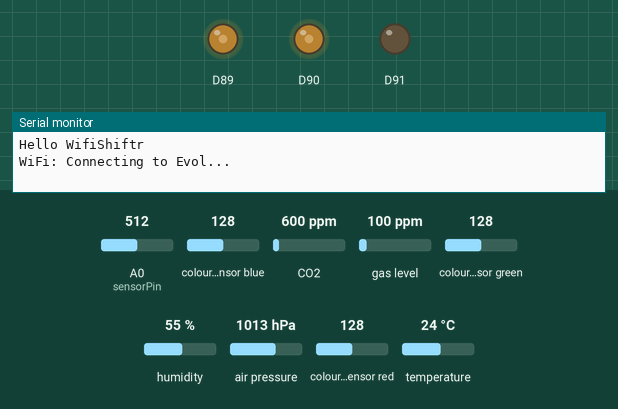
Recording of a sketch running on a simulated Arduino MKR. On the bench: output pins drawn as LEDs (lit = HIGH), the last lines printed to the serial monitor. The inputs (shaded band) are chosen by the test bench; at power-on: A0 (sensorPin) = 512, colour sensor blue 128, CO2 600 ppm, gas level 100 ppm, colour sensor green 128, humidity 55 %, air pressure 1013 hPa, colour sensor red 128, temperature 24 °C. WiFi joins after 1.5 s; servers stay silent unless stated; no MQTT or app messages arrive unless stated.

Above: at 0.2 s.
At 1.7 s:
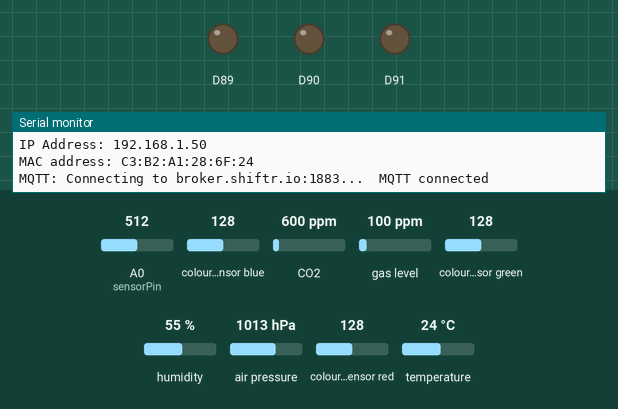
Timing chart, 0 to 3.2 s (numbered marks = the images above):
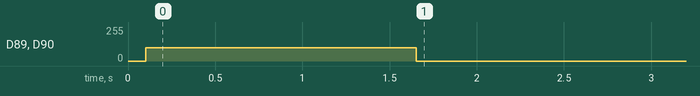

The sketch:

wifi-shiftr-RGB-Wind-Gas-Pressure.ino
```cpp
/***************************************************************************
  This is a sketch that connects the

1)TCS34725 - RGB colour sensor - Colour temp, LUX - https://learn.adafruit.com/adafruit-color-sensors/arduino-code
2)Anemometer wind Sensor - https://www.adafruit.com/product/1733
3)CCS811 Gas Sensor - Co2 and VOC - https://learn.adafruit.com/adafruit-ccs811-air-quality-sensor?view=all
4) BME280 humidity, temperature & pressure sensor - https://learn.adafruit.com/adafruit-bme280-humidity-barometric-pressure-temperature-sensor-breakout/arduino-test

Sensors 1, 2 and 3 use I2C or SPI to communicate, 2 or 4 pins are required
to interface. The device's I2C address is either 0x76 or 0x77 and 0x5a.

SDA-> Pin 4A on Arduino Uno
SCL -> Pin 5A on Arduino Uno

Notes on wiring:
1)TCS34725 - RGB colour sensor - To turn off LED on Board ground LED pin
2)Anemometer wind sensor -- red to + of power source - 12vdc is fine.
    Black is to ground on power source and ground on microcontroller.
    Blue goes to A0
3)CCS811 Gas Sensor - Co2 and VOC - must also ground WAKE pin

 ***************************************************************************/

#include <SPI.h>
#include <WiFiNINA.h>
#include <utility/wifi_drv.h>
#include <Adafruit_MQTT.h>
#include <Adafruit_MQTT_Client.h>

#include "arduino_secrets.h"

//RGB
#include <Wire.h>
#include "Adafruit_TCS34725.h"

// GAS/VOC
#include "Adafruit_CCS811.h"

#include <Adafruit_Sensor.h>// BME - Temp/pressure sensor
#include <Adafruit_BME280.h>// BME - Temp/pressure sensor

#define BME_SCK 13// BME - Temp/pressure sensor
#define BME_MISO 12// BME - Temp/pressure sensor
#define BME_MOSI 11// BME - Temp/pressure sensor
#define BME_CS 10// BME - Temp/pressure sensor

#define SEALEVELPRESSURE_HPA (1013.25)// BME - Temp/pressure sensor

WiFiClient net;

#define MQTT_SERVER "broker.shiftr.io"
#define MQTT_PORT 1883
Adafruit_MQTT_Client mqtt(&net, MQTT_SERVER, MQTT_PORT, MQTT_NAMESPACE, MQTT_USERNAME, MQTT_PASSWORD);

Adafruit_MQTT_Publish colorTempPub(&mqtt, "colorTemp");     // RGB-publish topic*********************************************
Adafruit_MQTT_Publish luxPub(&mqtt, "lux");                 // RGB-publish topic*********************************************
Adafruit_MQTT_Publish WindPub(&mqtt, "Wind");               // Wind-publish topic*********************************************
Adafruit_MQTT_Publish C02Pub(&mqtt, "C02");                 // GAS-publish topic*********************************************
Adafruit_MQTT_Publish VOCPub(&mqtt, "VOC");                 // GAS-publish topic*********************************************
Adafruit_MQTT_Publish TemperaturePub(&mqtt, "Temperature"); // BME-publish topic*********************************************
Adafruit_MQTT_Publish PressurePub(&mqtt, "Pressure");       // BME-publish topic*********************************************
Adafruit_MQTT_Publish AltitudePub(&mqtt, "Altitude");       // BME-publish topic*********************************************
Adafruit_MQTT_Publish HumidityPub(&mqtt, "Humidity");       // BME-publish topic*********************************************

char ssid[] = SECRET_SSID;   // your network SSID (name)
char pass[] = SECRET_PASS;   // your network password (use for WPA, or use as key for WEP)
int status = WL_IDLE_STATUS; // the Wifi radio's status

unsigned long lastMillis = 0;
unsigned long lastPing = 0;
const unsigned long KEEPALIVE = 60000;
uint32_t counter = 0;

Adafruit_TCS34725 tcs = Adafruit_TCS34725(TCS34725_INTEGRATIONTIME_700MS, TCS34725_GAIN_1X);
Adafruit_CCS811 ccs;  //CCS811 code - Co2 and TVOC
Adafruit_BME280 bme; // I2C - BME - Temp/pressure sensor

//sensors:
int sensorPin = A0;    // sdefines input pin for the wind sensor
uint32_t windsensorValue = 0;  // variable to store the value coming from the wind sensor

void setup() {

  Serial.begin(115200);

  tcs.begin(); //RGB colour sensor
  ccs.begin(); // gas sensor
  bme.begin();  //Pressure/Temp

  while (!Serial && millis() < 4000);
  delay(100);
  Serial.println("\nHello WifiShiftr");

  if (WiFi.status() == WL_NO_MODULE) {
    Serial.println("Communication with WiFi module failed!");
    while (true);
  }

  WiFiDrv::pinMode(25, OUTPUT);  // RED
  WiFiDrv::pinMode(26, OUTPUT);  // GREEN
  WiFiDrv::pinMode(27, OUTPUT);  // BLUE
  setRGB(100, 100, 0);

  while (status != WL_CONNECTED) {
    Serial.print("WiFi: Connecting to ");
    Serial.print(ssid);
    Serial.println("...");
    status = WiFi.begin(ssid, pass);
  }

  // you're connected now, so print out the data:
  Serial.print("   connected to ");
  Serial.println(ssid);
  printCurrentNet();
  printWifiData();
  setRGB(0, 0, 0);

}

void setRGB(uint8_t r, uint8_t g, uint8_t b) {
  WiFiDrv::analogWrite(25, r);
  WiFiDrv::analogWrite(26, g);
  WiFiDrv::analogWrite(27, b);
}

void loop() {
  if (!mqtt_loop()) return;

  unsigned long currentTime = millis();
  if (currentTime - lastMillis > 1000) {
    lastMillis = currentTime;
    // Reads from windsensor
    windsensorValue = analogRead(sensorPin);
    WindPub.publish(windsensorValue);  // this what I add *****************************************************
    Serial.print("Wind: "); Serial.println(windsensorValue);

    //this converts the RGB colour sensor data
    float red, green, blue; //taken from the other sketch to transform RGB values
    uint16_t r, g, b, c, colorTemp, lux;
    tcs.getRawData(&r, &g, &b, &c);
    tcs.getRGB(&red, &green, &blue);//taken from the other sketch to transform RGB values
    colorTemp = tcs.calculateColorTemperature(r, g, b);
    lux = tcs.calculateLux(r, g, b);

    //RBG sensor
     //print sensor values only when necessary - else look at shiftr
    colorTempPub.publish(uint32_t(colorTemp));  // this what I add *****************************************************
    Serial.print("Color Temp: "); Serial.print(colorTemp, DEC); Serial.println(" K ");
    luxPub.publish(uint32_t(lux));  // this what I add *****************************************************
    Serial.print("Lux: "); Serial.println(lux, DEC);

      //Gas/VOC sensor
    if(ccs.available()){
      if(!ccs.readData()){
        C02Pub.publish(uint32_t(ccs.geteCO2()));  // this what I add *****************************************************
        Serial.print("C02: "); Serial.print(ccs.geteCO2()); Serial.println("");
        VOCPub.publish(uint32_t(ccs.getTVOC()));  // this what I add *****************************************************
        Serial.print("VOC: "); Serial.print(ccs.getTVOC()); Serial.println("");
      }
    }

        //BME sensor - Humidity/temp/pressure
    TemperaturePub.publish(uint32_t(bme.readTemperature()));  // this what I add *****************************************************
    Serial.print("Temp-degree: "); Serial.print(bme.readTemperature()); Serial.println("");
    PressurePub.publish(uint32_t(bme.readPressure()/100));  // this what I add *****************************************************
    Serial.print("Pressure-hPa: "); Serial.print(bme.readPressure()); Serial.println("");
    AltitudePub.publish(uint32_t(bme.readAltitude(SEALEVELPRESSURE_HPA)));  // this what I add *****************************************************
    Serial.print("Alt: "); Serial.print(bme.readAltitude(SEALEVELPRESSURE_HPA)); Serial.println("");
    HumidityPub.publish(uint32_t(bme.readHumidity()));  // this what I add *****************************************************
    Serial.print("Humid: "); Serial.print(bme.readHumidity()); Serial.println("");
  }
}

void LightCallback(uint32_t Light) {  // each needs a seperate one**************************************
  setRGB(0, 100, 0);
  Serial.print("from MQTT: "); Serial.println(Light);
  delay(100);
  setRGB(0, 0, 0);
}

// Call this every loop.
// It will process incoming messagew as well as maintain the MQTT connection
// Will return true if we've got a valid MQTT connection, false otherwise.
bool mqtt_loop() {
  if (!mqtt_connect()) {
    Serial.println("Retrying in 5 sec...");
    delay(5000);
    return false;
  }
  else {
    mqtt.processPackets(100);
    return true;
  }
}

// Function to connect and reconnect as necessary to the MQTT server.
// Will return true if we've got a connection, false otherwise.
bool mqtt_connect() {
  // If WiFi client is connected
  if (mqtt.connected()) {

    unsigned long currentTime = millis();
    if (currentTime - lastPing > KEEPALIVE) {
      setRGB(0, 0, 100);
      if (mqtt.ping()) {
        lastPing = currentTime;
      }
      else {
        Serial.println("MQTT Ping failed");
        setRGB(255, 0, 0);
        delay(1000);
      }
      setRGB(0, 100, 100);
      int pingResult = WiFi.ping("google.com");
      if (pingResult < 0) {
        Serial.print("google.com ping failed: "); Serial.println(pingResult);
        setRGB(255, 0, 0);
        delay(1000);
      }
      setRGB(0, 0, 0);
    }

    return true;
  }

  setRGB(100, 100, 0);
  uint8_t wifiStatus = WiFi.status();
  if (wifiStatus != WL_CONNECTED) {
    Serial.print("WiFi disconnected: "); Serial.println(wifiStatus);
    Serial.print("  reconnecting to ");
    Serial.print(ssid);
    Serial.println("...");
    wifiStatus = WiFi.begin(ssid, pass);
    Serial.print("  reconnect status: "); Serial.println(wifiStatus);
    if (wifiStatus != WL_CONNECTED) {
      setRGB(100, 0, 0);
      return false; // Reconnect unsuccessful
    }
  }

  Serial.print("MQTT: Connecting to ");
  Serial.print(MQTT_SERVER); Serial.print(":"); Serial.print(MQTT_PORT); Serial.print("...");

  int8_t mqttStatus = mqtt.connect();
  if (mqttStatus != 0) {
    setRGB(100, 0, 0);
    Serial.print("  MQTT connection status: ");
    Serial.println(mqtt.connectErrorString(mqttStatus));
    mqtt.disconnect();
    return false;
  }
  Serial.println("  MQTT connected");
  setRGB(0, 0, 0);
  return true;
}

void printWifiData() {
  // print your board's IP address:
  IPAddress ip = WiFi.localIP();
  Serial.print("IP Address: "); Serial.println(ip);

  // print your MAC address:
  byte mac[6];
  WiFi.macAddress(mac);
  Serial.print("MAC address: "); printMacAddress(mac);
}

void printCurrentNet() {
  // print the SSID of the network you're attached to:
  Serial.print("   SSID: "); Serial.println(WiFi.SSID());

  // print the MAC address of the router you're attached to:
  byte bssid[6];
  WiFi.BSSID(bssid);
  Serial.print("   BSSID: "); printMacAddress(bssid);

  // print the received signal strength:
  long rssi = WiFi.RSSI();
  Serial.print("   signal strength (RSSI):"); Serial.println(rssi);

  // print the encryption type:
  byte encryption = WiFi.encryptionType();
  Serial.print("   Encryption Type:"); Serial.println(encryption, HEX);
  Serial.println();
}

void printMacAddress(byte mac[]) {
  for (int i = 5; i >= 0; i--) {
    if (mac[i] < 16) {
      Serial.print("0");
    }
    Serial.print(mac[i], HEX);
    if (i > 0) {
      Serial.print(":");
    }
  }
  Serial.println();
}
```

arduino_secrets.h
```cpp
#define SECRET_SSID "Evol"
#define SECRET_PASS "5138loove"

#define MQTT_NAMESPACE "Foresta-Inclusive-WIFIRGB-TEST" //"kintel-wifi"
#define MQTT_USERNAME "83aa4496" //"66ddedc6"
#define MQTT_PASSWORD "02ffd19115bcd0ed" //"fe2d57914c828f0b"
```

Measured:
- by itself, D89, D90: 100/255 → 0/255 at 1.7 s
